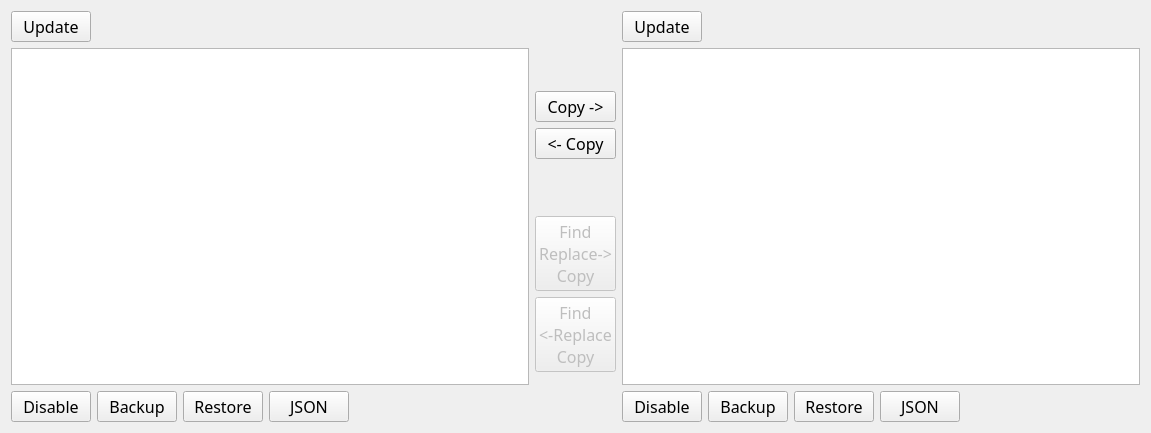
<?xml version="1.0" encoding="UTF-8"?>
<ui version="4.0">
 <class>Form</class>
 <widget class="QWidget" name="Form">
  <property name="geometry">
   <rect>
    <x>0</x>
    <y>0</y>
    <width>1151</width>
    <height>433</height>
   </rect>
  </property>
  <property name="windowTitle">
   <string>Form</string>
  </property>
  <layout class="QHBoxLayout" name="horizontalLayout">
   <item>
    <layout class="QVBoxLayout" name="verticalLayoutSVAllLeft">
     <item>
      <layout class="QHBoxLayout" name="horizontalSVTopButtonsLeft">
       <item>
        <layout class="QHBoxLayout" name="horizontalLayoutSVTopPushButtonsLeft">
         <item>
          <widget class="QPushButton" name="pushButtonUpdateSVLeft">
           <property name="maximumSize">
            <size>
             <width>85</width>
             <height>16777215</height>
            </size>
           </property>
           <property name="font">
            <font>
             <family>Waree</family>
             <pointsize>12</pointsize>
            </font>
           </property>
           <property name="contextMenuPolicy">
            <enum>Qt::NoContextMenu</enum>
           </property>
           <property name="toolTip">
            <string>Update the list of Scheduled Views based on your curently entered credentials. </string>
           </property>
           <property name="text">
            <string>Update</string>
           </property>
          </widget>
         </item>
         <item>
          <spacer name="horizontalSpacer_34">
           <property name="orientation">
            <enum>Qt::Horizontal</enum>
           </property>
           <property name="sizeHint" stdset="0">
            <size>
             <width>40</width>
             <height>20</height>
            </size>
           </property>
          </spacer>
         </item>
        </layout>
       </item>
      </layout>
     </item>
     <item>
      <widget class="QListWidget" name="SVListWidgetLeft">
       <property name="font">
        <font>
         <family>Waree</family>
         <pointsize>12</pointsize>
        </font>
       </property>
       <property name="selectionMode">
        <enum>QAbstractItemView::ExtendedSelection</enum>
       </property>
       <property name="sortingEnabled">
        <bool>true</bool>
       </property>
      </widget>
     </item>
     <item>
      <layout class="QHBoxLayout" name="horizontalLayoutSVBottomButtonsLeft">
       <item>
        <widget class="QPushButton" name="pushButtonSVDeleteLeft">
         <property name="maximumSize">
          <size>
           <width>85</width>
           <height>16777215</height>
          </size>
         </property>
         <property name="font">
          <font>
           <family>Waree</family>
           <pointsize>12</pointsize>
          </font>
         </property>
         <property name="toolTip">
          <string>Disable/Delete the currently selected Scheduled View(s).</string>
         </property>
         <property name="text">
          <string>Disable</string>
         </property>
        </widget>
       </item>
       <item>
        <widget class="QPushButton" name="pushButtonSVBackupLeft">
         <property name="maximumSize">
          <size>
           <width>85</width>
           <height>16777215</height>
          </size>
         </property>
         <property name="font">
          <font>
           <family>Waree</family>
           <pointsize>12</pointsize>
          </font>
         </property>
         <property name="toolTip">
          <string>Backup the selected Scheduled View(s) to file. Each SV will be written to it's own JSON file. </string>
         </property>
         <property name="text">
          <string>Backup</string>
         </property>
        </widget>
       </item>
       <item>
        <widget class="QPushButton" name="pushButtonSVRestoreLeft">
         <property name="maximumSize">
          <size>
           <width>85</width>
           <height>16777215</height>
          </size>
         </property>
         <property name="font">
          <font>
           <family>Waree</family>
           <pointsize>12</pointsize>
          </font>
         </property>
         <property name="toolTip">
          <string>Restore one or more Scheduled Views from file(s). These must be properly formatted JSON, either from a previous backup or created in accordance with the Sumo Logic API documentation. </string>
         </property>
         <property name="text">
          <string>Restore</string>
         </property>
        </widget>
       </item>
       <item>
        <widget class="QPushButton" name="pushButtonSVJSONLeft">
         <property name="font">
          <font>
           <family>Waree</family>
           <pointsize>12</pointsize>
          </font>
         </property>
         <property name="toolTip">
          <string>View SV(s) as JSON</string>
         </property>
         <property name="text">
          <string>JSON</string>
         </property>
        </widget>
       </item>
       <item>
        <spacer name="horizontalSpacer_40">
         <property name="orientation">
          <enum>Qt::Horizontal</enum>
         </property>
         <property name="sizeHint" stdset="0">
          <size>
           <width>40</width>
           <height>20</height>
          </size>
         </property>
        </spacer>
       </item>
      </layout>
     </item>
    </layout>
   </item>
   <item>
    <layout class="QVBoxLayout" name="verticalLayoutSVCenterButton">
     <item>
      <spacer name="verticalSpacer_19">
       <property name="orientation">
        <enum>Qt::Vertical</enum>
       </property>
       <property name="sizeHint" stdset="0">
        <size>
         <width>20</width>
         <height>80</height>
        </size>
       </property>
      </spacer>
     </item>
     <item>
      <widget class="QPushButton" name="pushButtonSVCopyLeftToRight">
       <property name="font">
        <font>
         <family>Waree</family>
         <pointsize>12</pointsize>
        </font>
       </property>
       <property name="contextMenuPolicy">
        <enum>Qt::NoContextMenu</enum>
       </property>
       <property name="toolTip">
        <string>Copy the selected scheduled view(s) from the left org to the right org.</string>
       </property>
       <property name="text">
        <string>Copy -&gt;</string>
       </property>
      </widget>
     </item>
     <item>
      <widget class="QPushButton" name="pushButtonSVCopyRightToLeft">
       <property name="font">
        <font>
         <family>Waree</family>
         <pointsize>12</pointsize>
        </font>
       </property>
       <property name="contextMenuPolicy">
        <enum>Qt::NoContextMenu</enum>
       </property>
       <property name="toolTip">
        <string>Copy the selected scheduled view(s) from the right org to the left org.</string>
       </property>
       <property name="text">
        <string>&lt;- Copy</string>
       </property>
      </widget>
     </item>
     <item>
      <spacer name="verticalSpacer_20">
       <property name="orientation">
        <enum>Qt::Vertical</enum>
       </property>
       <property name="sizeHint" stdset="0">
        <size>
         <width>20</width>
         <height>40</height>
        </size>
       </property>
      </spacer>
     </item>
     <item>
      <widget class="QPushButton" name="pushButtonSVFindReplaceCopyLeftToRight">
       <property name="enabled">
        <bool>false</bool>
       </property>
       <property name="font">
        <font>
         <family>Waree</family>
         <pointsize>12</pointsize>
        </font>
       </property>
       <property name="contextMenuPolicy">
        <enum>Qt::NoContextMenu</enum>
       </property>
       <property name="toolTip">
        <string>Coming Soon!</string>
       </property>
       <property name="text">
        <string>Find 
Replace-&gt;
Copy</string>
       </property>
      </widget>
     </item>
     <item>
      <widget class="QPushButton" name="pushButtonSVFindReplaceCopyRightToLeft">
       <property name="enabled">
        <bool>false</bool>
       </property>
       <property name="font">
        <font>
         <family>Waree</family>
         <pointsize>12</pointsize>
        </font>
       </property>
       <property name="contextMenuPolicy">
        <enum>Qt::NoContextMenu</enum>
       </property>
       <property name="toolTip">
        <string>Coming Soon!</string>
       </property>
       <property name="text">
        <string>Find 
&lt;-Replace
Copy</string>
       </property>
      </widget>
     </item>
     <item>
      <spacer name="verticalSpacer_21">
       <property name="orientation">
        <enum>Qt::Vertical</enum>
       </property>
       <property name="sizeHint" stdset="0">
        <size>
         <width>20</width>
         <height>40</height>
        </size>
       </property>
      </spacer>
     </item>
    </layout>
   </item>
   <item>
    <layout class="QVBoxLayout" name="verticalLayoutSVAllRight">
     <item>
      <layout class="QHBoxLayout" name="horizontalSVTopButtonsRight">
       <item>
        <layout class="QHBoxLayout" name="horizontalLayoutSVTopPushButtonsRight">
         <item>
          <widget class="QPushButton" name="pushButtonUpdateSVRight">
           <property name="maximumSize">
            <size>
             <width>85</width>
             <height>16777215</height>
            </size>
           </property>
           <property name="font">
            <font>
             <family>Waree</family>
             <pointsize>12</pointsize>
            </font>
           </property>
           <property name="contextMenuPolicy">
            <enum>Qt::NoContextMenu</enum>
           </property>
           <property name="toolTip">
            <string>Update the list of Scheduled Views based on your curently entered credentials. </string>
           </property>
           <property name="text">
            <string>Update</string>
           </property>
          </widget>
         </item>
         <item>
          <spacer name="horizontalSpacer_37">
           <property name="orientation">
            <enum>Qt::Horizontal</enum>
           </property>
           <property name="sizeHint" stdset="0">
            <size>
             <width>40</width>
             <height>20</height>
            </size>
           </property>
          </spacer>
         </item>
        </layout>
       </item>
      </layout>
     </item>
     <item>
      <widget class="QListWidget" name="SVListWidgetRight">
       <property name="font">
        <font>
         <family>Waree</family>
         <pointsize>12</pointsize>
        </font>
       </property>
       <property name="selectionMode">
        <enum>QAbstractItemView::ExtendedSelection</enum>
       </property>
       <property name="sortingEnabled">
        <bool>true</bool>
       </property>
      </widget>
     </item>
     <item>
      <layout class="QHBoxLayout" name="horizontalLayoutSVBottomButtonsRight">
       <item>
        <widget class="QPushButton" name="pushButtonSVDeleteRight">
         <property name="maximumSize">
          <size>
           <width>85</width>
           <height>16777215</height>
          </size>
         </property>
         <property name="font">
          <font>
           <family>Waree</family>
           <pointsize>12</pointsize>
          </font>
         </property>
         <property name="toolTip">
          <string>Disable/Delete the currently selected Scheduled View(s).</string>
         </property>
         <property name="text">
          <string>Disable</string>
         </property>
        </widget>
       </item>
       <item>
        <widget class="QPushButton" name="pushButtonSVBackupRight">
         <property name="maximumSize">
          <size>
           <width>85</width>
           <height>16777215</height>
          </size>
         </property>
         <property name="font">
          <font>
           <family>Waree</family>
           <pointsize>12</pointsize>
          </font>
         </property>
         <property name="toolTip">
          <string>Backup the selected Scheduled View(s) to file. Each SV will be written to it's own JSON file. </string>
         </property>
         <property name="text">
          <string>Backup</string>
         </property>
        </widget>
       </item>
       <item>
        <widget class="QPushButton" name="pushButtonSVRestoreRight">
         <property name="maximumSize">
          <size>
           <width>85</width>
           <height>16777215</height>
          </size>
         </property>
         <property name="font">
          <font>
           <family>Waree</family>
           <pointsize>12</pointsize>
          </font>
         </property>
         <property name="toolTip">
          <string>Restore one or more Scheduled Views from file(s). These must be properly formatted JSON, either from a previous backup or created in accordance with the Sumo Logic API documentation. </string>
         </property>
         <property name="text">
          <string>Restore</string>
         </property>
        </widget>
       </item>
       <item>
        <widget class="QPushButton" name="pushButtonSVJSONRight">
         <property name="font">
          <font>
           <family>Waree</family>
           <pointsize>12</pointsize>
          </font>
         </property>
         <property name="toolTip">
          <string>View SV(s) as JSON</string>
         </property>
         <property name="text">
          <string>JSON</string>
         </property>
        </widget>
       </item>
       <item>
        <spacer name="horizontalSpacer_39">
         <property name="orientation">
          <enum>Qt::Horizontal</enum>
         </property>
         <property name="sizeHint" stdset="0">
          <size>
           <width>40</width>
           <height>20</height>
          </size>
         </property>
        </spacer>
       </item>
      </layout>
     </item>
    </layout>
   </item>
  </layout>
 </widget>
 <resources/>
 <connections/>
</ui>
